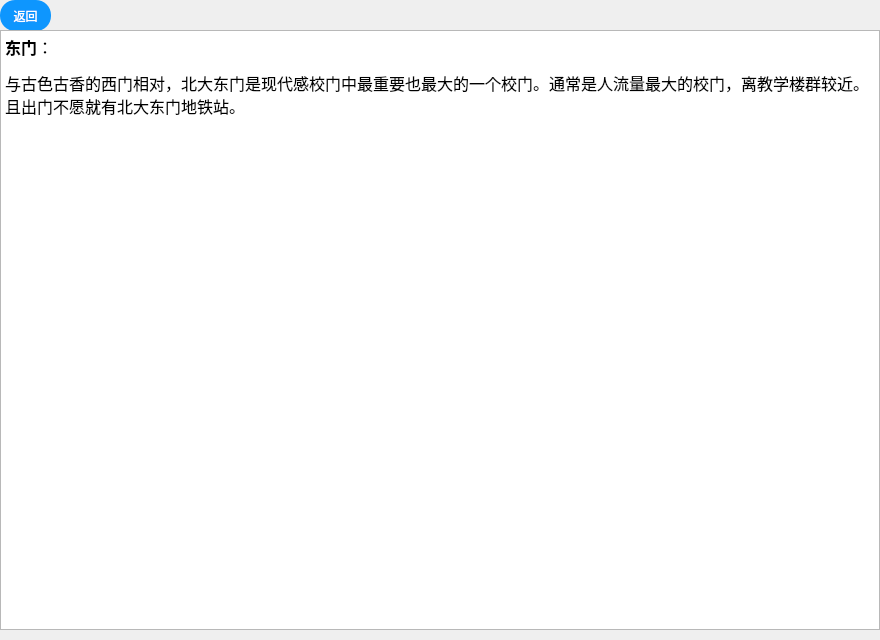
<?xml version="1.0" encoding="UTF-8"?>
<ui version="4.0">
 <class>d_dongmen</class>
 <widget class="QDialog" name="d_dongmen">
  <property name="geometry">
   <rect>
    <x>0</x>
    <y>0</y>
    <width>880</width>
    <height>640</height>
   </rect>
  </property>
  <property name="windowTitle">
   <string>Dialog</string>
  </property>
  <widget class="QPushButton" name="pushButton">
   <property name="geometry">
    <rect>
     <x>0</x>
     <y>0</y>
     <width>51</width>
     <height>31</height>
    </rect>
   </property>
   <property name="styleSheet">
    <string notr="true">QPushButton
{
    font-family:Microsoft Yahei;
    font:=20px;
    color:white;
    background-color:rgb(14 , 150 , 254);
    border-radius:15px;
    height:20px;
    width:20px;
}

QPushButton:hover
{
    background-color:rgb(44 , 137 , 255);
}

QPushButton:pressed
{
    background-color:rgb(14 , 150 , 254);
    padding-left:3px;
    padding-top:3px;
}</string>
   </property>
   <property name="text">
    <string>返回</string>
   </property>
  </widget>
  <widget class="QTextBrowser" name="textBrowser">
   <property name="geometry">
    <rect>
     <x>0</x>
     <y>30</y>
     <width>880</width>
     <height>600</height>
    </rect>
   </property>
   <property name="html">
    <string>&lt;!DOCTYPE HTML PUBLIC &quot;-//W3C//DTD HTML 4.0//EN&quot; &quot;http://www.w3.org/TR/REC-html40/strict.dtd&quot;&gt;
&lt;html&gt;&lt;head&gt;&lt;meta name=&quot;qrichtext&quot; content=&quot;1&quot; /&gt;&lt;meta charset=&quot;utf-8&quot; /&gt;&lt;style type=&quot;text/css&quot;&gt;
p, li { white-space: pre-wrap; }
hr { height: 1px; border-width: 0; }
li.unchecked::marker { content: &quot;\2610&quot;; }
li.checked::marker { content: &quot;\2612&quot;; }
&lt;/style&gt;&lt;/head&gt;&lt;body style=&quot; font-family:'Microsoft YaHei UI'; font-size:9pt; font-weight:400; font-style:normal;&quot;&gt;
&lt;p style=&quot; margin-top:0px; margin-bottom:0px; margin-left:0px; margin-right:0px; -qt-block-indent:0; text-indent:0px;&quot;&gt;&lt;span style=&quot; font-family:'楷体'; font-size:12pt; font-weight:700;&quot;&gt;东门&lt;/span&gt;&lt;span style=&quot; font-family:'楷体'; font-size:12pt;&quot;&gt;：&lt;/span&gt; &lt;/p&gt;
&lt;p style=&quot; margin-top:12px; margin-bottom:12px; margin-left:0px; margin-right:0px; -qt-block-indent:0; text-indent:0px;&quot;&gt;&lt;span style=&quot; font-family:'楷体'; font-size:12pt;&quot;&gt;与古色古香的西门相对，北大东门是现代感校门中最重要也最大的一个校门。通常是人流量最大的校门，离教学楼群较近。且出门不愿就有北大东门地铁站。&lt;/span&gt; &lt;/p&gt;
&lt;p style=&quot; margin-top:12px; margin-bottom:12px; margin-left:0px; margin-right:0px; -qt-block-indent:0; text-indent:0px;&quot;&gt;&lt;img src=&quot;:/d/dGate/dongmen.jpg&quot; /&gt;&lt;/p&gt;&lt;/body&gt;&lt;/html&gt;</string>
   </property>
  </widget>
 </widget>
 <resources/>
 <connections/>
</ui>
